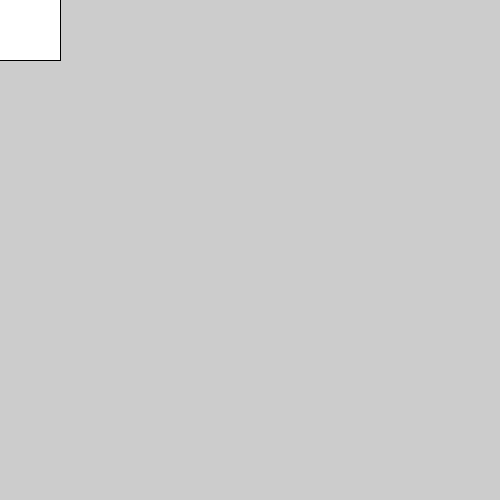
Frame 1 (no input)
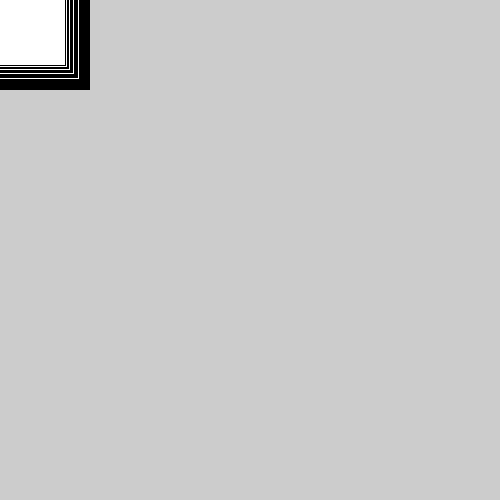
Frame 60 (the mouse pressed at the canvas centre just before this capture)
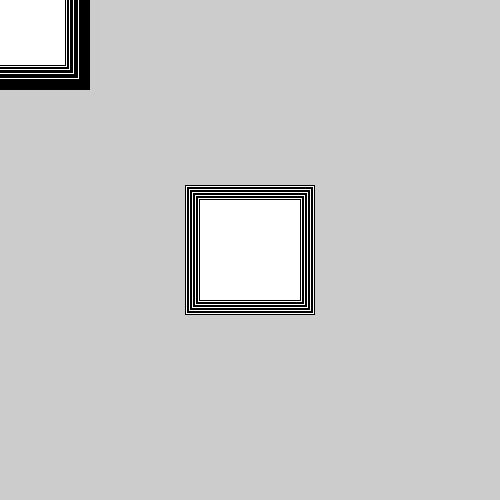
Frame 120 (the mouse held since frame 60 and released just before this capture)

The Processing sketch that drew these frames (run headless with seeded random() and noise(); from frame 60 on, the mouse is pressed at the canvas centre):

// Processing sketch: code_07_31
// ── code_07_31.pde
float angle = 0.0;
void setup() {
  size(500, 500);
  smooth();
}
void draw() {
  translate(mouseX, mouseY);
  float scalar = sin(angle) + 2;
  scale(scalar);
  strokeWeight(1.0 / scalar);
  rect(-30, -30, 60, 60);
  angle += 0.05;
}
